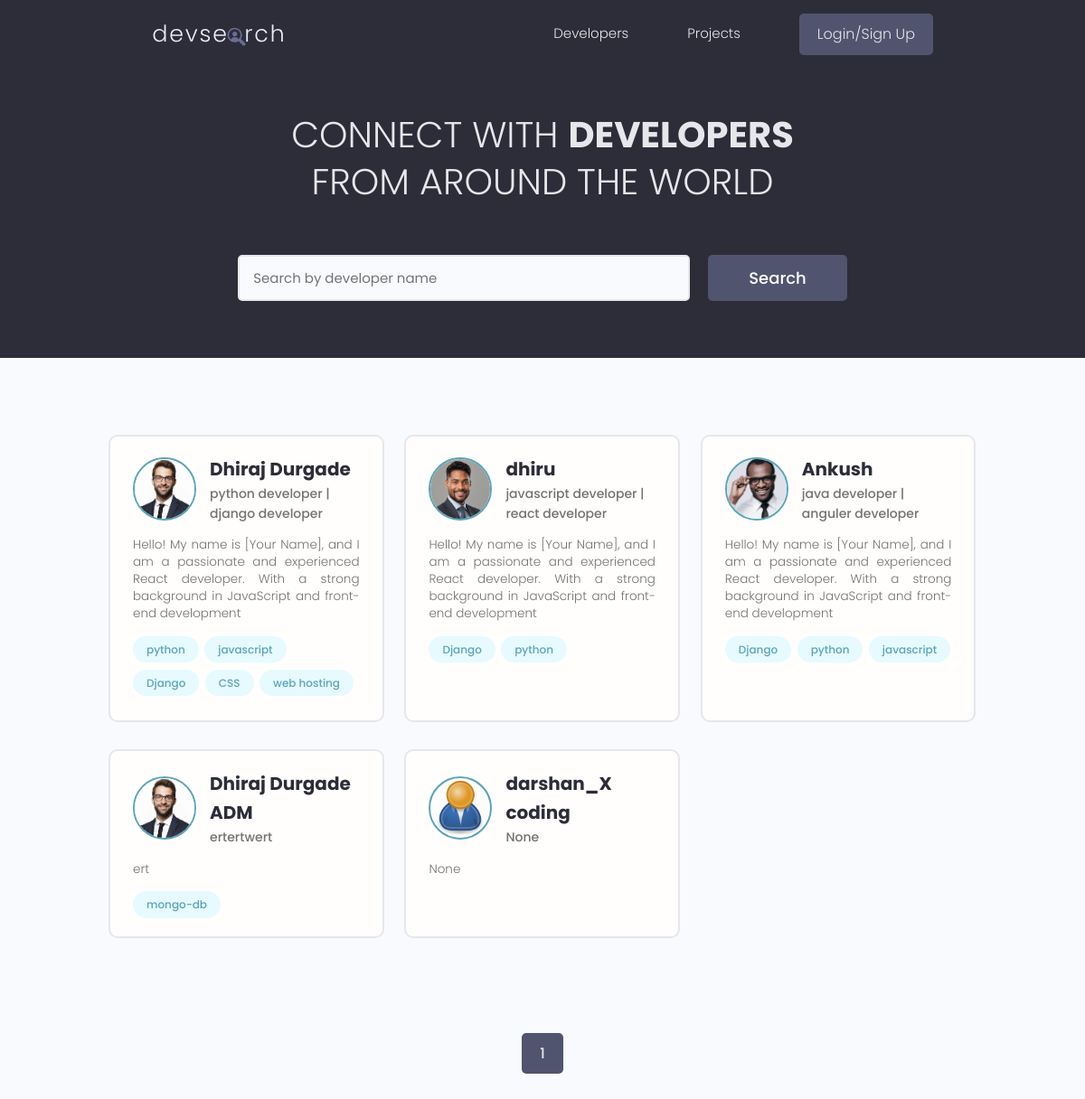
The page / on the database its author committed.
### users/models.py (models this page shows, shortened)
class Profile(models.Model):
    user = models.OneToOneField(User,blank=True,null=True,on_delete=models.CASCADE)
    name = models.CharField(max_length=200,null=True, blank=True)
    email = models.EmailField(max_length=500,null=True, blank=True)
    username = models.CharField(max_length=200,null=True, blank=True)
    location = models.CharField(max_length=200,null=True, blank=True)
    short_intro = models.CharField(max_length=200,null=True, blank=True)
    bio = models.TextField(null=True, blank=True)
    profile_image = models.ImageField(null=True, blank=True, upload_to="profiles/", default="profiles/user-default.png")
    social_github = models.CharField(max_length=200,null=True, blank=True)
    social_twitter = models.CharField(max_length=200,null=True, blank=True)
    social_linkedin = models.CharField(max_length=200,null=True, blank=True)
    social_website = models.CharField(max_length=200,null=True, blank=True)
    social_youtube = models.CharField(max_length=200,null=True, blank=True)
    created = models.DateTimeField(auto_now_add=True)
    id = models.UUIDField(primary_key=True,unique=True,default=uuid.uuid4,editable=False)
    class Meta:
        ordering = ['created']
    @property
    def imageurl(self):
        try:
            url = self.profile_image.url
        except:
            url = ''
        return url

class Skill(models.Model):
    owner = models.ForeignKey(Profile, on_delete=models.CASCADE, blank=True, null=True)
    name = models.CharField(max_length=200,null=True, blank=True)
    description = models.TextField(null=True, blank=True)
    id = models.UUIDField(primary_key=True,unique=True,default=uuid.uuid4,editable=False)
    def __str__(self):
        return self.name

### users/views.py (the view)
# urls.py: path("",views.profiles, name="profiles"),
def profiles(request):
    profiles, search_query = searchProfiles(request)
    custom_range, profiles = paginateProfiles(request,profiles,6)
    context = {'profiles':profiles, 'search_query': search_query, "custom_range":custom_range}
    return render(request,"users/profiles.html",context)

### users/utils.py (called while the page is built)
def paginateProfiles(request, profiles, results):
    page = request.GET.get('page')
    if page == None:
        page = 1
    paginator = Paginator(profiles, results)
    try:
        profiles = paginator.page(page)
    except PageNotAnInteger:
        page = 1
    except EmptyPage:
        page = paginator.num_pages
        profiles =paginator.page(page)
    left_index = (int(page)-4)
    if left_index < 1:
        left_index = 1
    right_index =  (int(page) + 5)
    if right_index > paginator.num_pages:
        right_index = paginator.num_pages + 1
    custom_range = range(left_index, right_index)
    return custom_range, profiles

def searchProfiles(request):
    search_query = ''
    if request.GET.get('search_query'):
        search_query = request.GET.get('search_query')
    skills = Skill.objects.filter(name__icontains = search_query)
    profiles = Profile.objects.distinct().filter(
        Q(name__icontains = search_query) |
        Q(short_intro__icontains = search_query)|
        Q(skill__in = skills))
    return profiles, search_query

### users/templates/users/profiles.html (shortened to what this page needs)
{% extends "main.html" %}
{% load static %}
{% block content %}
  <main class="home">
    <section class="hero-section text-center">
      <div class="container container--narrow">
        <div class="hero-section__box">
          <h2>CONNECT WITH <span>DEVELOPERS</span></h2>
          <h2>FROM AROUND THE WORLD</h2>
        </div>
        <div class="hero-section__search">
          <form id="searchForm" class="form" action="{% url "profiles" %}" method="get">
            <div class="form__field">
              <input class="input input--text" id="formInput#search" type="text" name="search_query"
                value="{{search_query}}" placeholder="Search by developer name" />
            </div>
            <input class="btn btn--sub btn--lg" type="submit" value="Search" />
          </form>
        </div>
      </div>
    </section>
    <section class="devlist">
      <div class="container">
        <div class="grid grid--three">
            {% for profile in profiles %}
          <div class="column card">
            <div class="dev">
              <a href="{% url "user_profile" profile.id %}" class="card__body">
                <div class="dev__profile">
                  <img class="avatar avatar--md" src="{{ profile.imageurl }}" alt="image" />
                  <div class="dev__meta">
                    <h3>{{profile.name}} </h3>
                    <h5>{{profile.short_intro|slice:"60"}} </h5>
                  </div>
                </div>
                <p class="dev__info">
              {{profile.bio|slice:"150"}}
                </p>
                <div class="dev__skills">
                  {% for skill in profile.skill_set.all|slice:"5"  %}
                  <span class="tag tag--pill tag--main">
                    <small>{{skill}}</small>
                  </span>
                  {% endfor %}
                </div>
              </a>
            </div>
          </div>
          {% endfor %}
        </div>
      </div>
    </section>
    {% include "pagination.html" with queryset=profiles custom_range=custom_range %}
  </main>
{% endblock content %}

### templates/main.html (shortened to what this page needs)
{% include "navbar.html" %}
{% load static %}
<html>
    <head>
        <link rel="stylesheet" href="https://cdn.iconmonstr.com/1.3.0/css/iconmonstr-iconic-font.min.css" />
        <link rel="stylesheet" href="{% static 'uikit/styles/uikit.css' %}" />
        <link rel="stylesheet" href="{% static 'styles/app.css' %}" />
      </head>
    <body>
        {% block content %}{% endblock content %}
    </body>
</html>

### templates/navbar.html (shortened to what this page needs)
{% load static %}
<header class="header">
    <div class="container container--narrow">
      <a href="{% url 'profiles' %}" class="header__logo">
        <img src="{% static 'images/logo.svg' %} " alt="DevSearch Logo" />
      </a>
      <nav class="header__nav">
        <ul class="header__menu">
          <li class="header__menuItem"><a href="{% url 'profiles' %}">Developers</a></li>
          <li class="header__menuItem"><a href="{% url 'projects' %}">Projects</a></li>
          {% if request.user.is_authenticated %}
          <li class="header__menuItem"><a href="{% url "inbox" %}">Inbox</a></li>
          <li class="header__menuItem"><a href="{% url 'create-project' %}">Add project</a></li>
          <li class="header__menuItem"><a href="{% url 'account' %}">Account</a></li>
          <li class="header__menuItem"><a href="{% url 'logout' %}" class="btn btn--sub">Logout</a></li>
          {% else %}
          <li class="header__menuItem"><a href="{% url 'login' %}" class="btn btn--sub">Login/Sign Up</a></li>
          {% endif %}
        </ul>
      </nav>
    </div>
    </header>

### templates/pagination.html (shortened to what this page needs)
    <div class="pagination">
        <ul class="container">
          {% for page in custom_range %}
          {% if page == queryset.number %}
          <li><a href="?page={{page}}" class="btn page-link btn--sub" data-page='{{page}}' >{{page}}</a></li>
          {% else %}
          <li><a href="?page={{page}}" class="btn page-link" data-page='{{page}}' >{{page}}</a></li>
          {% endif %}
          {% endfor %}
        </ul>
      </div>

### static/styles/app.css (style rules this page uses)
:root { --color-sub: #2d2d39; }
.btn--sub { background-color: var(--color-sub-light); }
.card { border: 2px solid var(--color-light); }
img { width: 100%; }
.header { position: sticky; z-index: 111; background-color: var(--color-sub); padding: 1.5rem 0; }
.header > .container { display: flex; justify-content: space-between; align-items: center; }
.header__logo > img { height: 3.8rem; }
.header__nav > ul { display: inline-flex; align-items: center; list-style: none; gap: 6.5rem; }
.header__menuItem > a { color: var(--color-light); font-weight: 300; }
.hero-section { height: 40vh; display: flex; align-items: center; background-color: var(--color-sub); }
.hero-section__box { margin-bottom: 4rem; }
.hero-section__box > h2, .hero-section__box > h2 > span { font-size: 4rem; color: var(--color-light); line-height: 1.3; text-transform: uppercase; }
.hero-section__box > h2 { font-weight: 300; }
.hero-section__box > h2 > span { font-weight: 700; }
.hero-section__search > .form { display: flex; align-items: center; justify-content: center; gap: 2rem; }
.hero-section__search > .form input.input--text { width: 50rem; }
.devlist { margin-top: 8rem; }
.devlist .grid { align-items: stretch; }
.devlist .dev .dev__profile { display: flex; align-items: center; gap: 1.5rem; }
.devlist .dev .dev__meta h3 { color: var(--color-sub); font-size: 2rem; font-weight: 700; }
.devlist .dev .dev__meta h5 { color: var(--color-text); font-size: 1.4rem; font-weight: 500; }
.devlist .dev .dev__info { margin: 1.5rem 0; font-size: 1.35rem; line-height: 1.4; text-align: justify; }
.pagination { margin-top: 8rem; margin-bottom: 10rem; }
.pagination > ul { flex-wrap: wrap; list-style: none; display: flex; align-items: center; justify-content: center; gap: 1rem; }
.pagination .btn { color: var(--color-sub); }
.pagination .btn.btn--sub { color: var(--color-light); }

### static/uikit/styles/modules/_variables.css (style rules this page uses)
:root { --color-main: #5aa5b9; --color-main-light: #e6faff; --color-sub: #3f4156; --color-sub-light: #51546e; --color-sub-lighter: #ededfd; --color-text: #737373; --color-gray: #8b8b8b; --color-light: #e5e7eb; --color-light-gray: #767676; --color-bg: #f8fafd; --color-white: #fffefd; --color-white-light: #f3f3f3; --color-success: #359e64; --color-success-bg: #def8e8; --color-error: #fc4b0b; --color-error-bg: #fff2ee; --font-base: 'Poppins', arial, helvetica, 'Segoe UI', roboto, ubuntu, sans-serif; --font-monospace: 'Fira Code', 'Courier New', courier, monospace; --font-regular: 300; --font-medium: 500; --font-bold: 700; --generic-shadow: 1px 1px 5px #00000010; --generic-transition: all 0.3s ease-in-out; }

### static/uikit/styles/modules/_base.css (style rules this page uses)
* { margin: 0; padding: 0; box-sizing: border-box; text-rendering: optimizeLegibility; color: inherit; font-size: inherit; }
html { font-size: 50%; }
@media only screen and (min-width: 480px) { html { font-size: 56.25%; } }
@media only screen and (min-width: 1200px) { html { font-size: 62.5%; } }
body { line-height: 1.6; font-weight: 400; font-size: 1.5rem; color: var(--color-text); background-color: var(--color-bg); min-height: 100vh; }

### static/uikit/styles/modules/_typography.css (style rules this page uses)
* { font-family: var(--font-base); }
h2 { font-size: 3.6rem; font-weight: var(--font-bold); }
h3 { font-size: 3.2rem; font-weight: var(--font-medium); }
h5 { font-size: 2.4rem; font-weight: var(--font-medium); }
h5, h6 { font-weight: var(--font-regular); }
p, span, strong { font-size: 1.6rem; color: var(--color-text); font-weight: var(--font-regular); }
a { padding-bottom: 2px; text-decoration: none; display: inline-block; color: var(--color-main); font-weight: var(--font-medium); }

### static/uikit/styles/modules/_utilities.css (style rules this page uses)
.container { width: 92%; max-width: 165rem; margin: 0 auto; box-sizing: border-box; }
.container--narrow { width: 92%; max-width: 120rem; }
@media screen and (min-width: 1000px) { .container { width: 90%; } }
@media screen and (min-width: 1000px) { .container--narrow { width: 85%; } }
@media screen and (min-width: 1200px) { .container { width: 80%; } }
@media screen and (min-width: 1200px) { .container--narrow { width: 72%; } }
.text-center { text-align: center; }

### static/uikit/styles/modules/_avatar.css (style rules this page uses)
.avatar { border-radius: 50%; border: 2px solid var(--color-main); object-fit: cover; }
.avatar--md { height: 7rem; width: 7rem; }

### static/uikit/styles/modules/_card.css (style rules this page uses)
.card { border-radius: 1rem; background-color: var(--color-white); border: 1.5px solid var(--color-light); width: auto; height: auto; margin-top: 0.5rem; margin-bottom: 0.5rem; overflow: hidden; }
.card__body, .card__header { padding: 2rem 2.5rem; }

### rows shown on the page
Profile: imageurl (picture), name "Dhiraj Durgade", short_intro "python developer | django developer", bio "Hello! My name is [Your Name], and I am a passionate and experienced React developer. With a strong background in JavaScript and front-end development"
Skill: name "python"
Skill: name "javascript"
Skill: name "Django"
Skill: name "CSS"
Skill: name "web hosting"
Profile: imageurl (picture), name "dhiru", short_intro "javascript developer | react developer", bio "Hello! My name is [Your Name], and I am a passionate and experienced React developer. With a strong background in JavaScript and front-end development"
Skill: name "Django"
Skill: name "python"
Profile: imageurl (picture), name "Ankush", short_intro "java developer | anguler developer", bio "Hello! My name is [Your Name], and I am a passionate and experienced React developer. With a strong background in JavaScript and front-end development"
Skill: name "Django"
Skill: name "python"
Skill: name "javascript"
Profile: imageurl (picture), name "Dhiraj Durgade ADM", short_intro "ertertwert", bio "ert"
Skill: name "mongo-db"
Profile: imageurl (placeholder picture), name "darshan_X coding", short_intro "None", bio "None"

### other values the page prints
{{ page }} "1"
